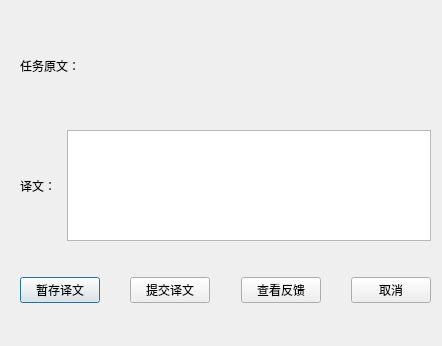
<?xml version="1.0" encoding="UTF-8"?>
<ui version="4.0">
 <class>Translate</class>
 <widget class="QDialog" name="Translate">
  <property name="geometry">
   <rect>
    <x>0</x>
    <y>0</y>
    <width>442</width>
    <height>346</height>
   </rect>
  </property>
  <property name="windowTitle">
   <string>翻译</string>
  </property>
  <widget class="QWidget" name="layoutWidget">
   <property name="geometry">
    <rect>
     <x>20</x>
     <y>130</y>
     <width>411</width>
     <height>111</height>
    </rect>
   </property>
   <layout class="QHBoxLayout" name="horizontalLayout_2" stretch="1,9">
    <item>
     <widget class="QLabel" name="label_2">
      <property name="text">
       <string>译文：</string>
      </property>
     </widget>
    </item>
    <item>
     <widget class="QPlainTextEdit" name="plainTextEdit_result"/>
    </item>
   </layout>
  </widget>
  <widget class="QWidget" name="layoutWidget">
   <property name="geometry">
    <rect>
     <x>20</x>
     <y>10</y>
     <width>411</width>
     <height>111</height>
    </rect>
   </property>
   <layout class="QHBoxLayout" name="horizontalLayout" stretch="1,9">
    <item>
     <widget class="QLabel" name="label">
      <property name="text">
       <string>任务原文：</string>
      </property>
     </widget>
    </item>
    <item>
     <widget class="QLabel" name="label_content">
      <property name="layoutDirection">
       <enum>Qt::LeftToRight</enum>
      </property>
      <property name="text">
       <string/>
      </property>
     </widget>
    </item>
   </layout>
  </widget>
  <widget class="QWidget" name="layoutWidget">
   <property name="geometry">
    <rect>
     <x>20</x>
     <y>270</y>
     <width>411</width>
     <height>41</height>
    </rect>
   </property>
   <layout class="QHBoxLayout" name="horizontalLayout_3">
    <item>
     <widget class="QPushButton" name="pushButton_Temporarystorage">
      <property name="text">
       <string>暂存译文</string>
      </property>
     </widget>
    </item>
    <item>
     <spacer name="horizontalSpacer">
      <property name="orientation">
       <enum>Qt::Horizontal</enum>
      </property>
      <property name="sizeHint" stdset="0">
       <size>
        <width>40</width>
        <height>20</height>
       </size>
      </property>
     </spacer>
    </item>
    <item>
     <widget class="QPushButton" name="pushButton_submit">
      <property name="text">
       <string>提交译文</string>
      </property>
     </widget>
    </item>
    <item>
     <spacer name="horizontalSpacer_3">
      <property name="orientation">
       <enum>Qt::Horizontal</enum>
      </property>
      <property name="sizeHint" stdset="0">
       <size>
        <width>40</width>
        <height>20</height>
       </size>
      </property>
     </spacer>
    </item>
    <item>
     <widget class="QPushButton" name="pushButton_viewfeedback">
      <property name="text">
       <string>查看反馈</string>
      </property>
     </widget>
    </item>
    <item>
     <spacer name="horizontalSpacer_2">
      <property name="orientation">
       <enum>Qt::Horizontal</enum>
      </property>
      <property name="sizeHint" stdset="0">
       <size>
        <width>40</width>
        <height>20</height>
       </size>
      </property>
     </spacer>
    </item>
    <item>
     <widget class="QPushButton" name="pushButton_cancel">
      <property name="text">
       <string>取消</string>
      </property>
     </widget>
    </item>
   </layout>
  </widget>
 </widget>
 <resources/>
 <connections/>
</ui>
